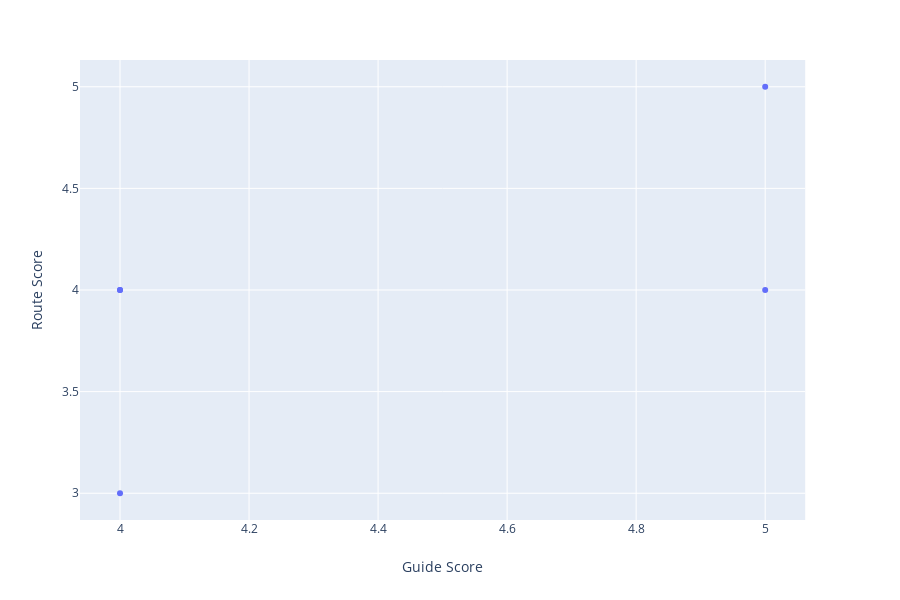

Notebook code for this chart:
### Code cell
# One plot, with guide and route scores colored differently
f = px.scatter(feedback, x="Guide Score", y="Route Score", \
               hover_data = ['Guide Name', 'Comments'])
# f = px.scatter(feedback, x="Route Score", y="Exp Score", \
#                hover_data = ['Guide Name'])
f.show()

### Figure 1 — Plotly figure (JSON) as saved in the notebook; plotly's stock layout.template omitted (floating-point values rounded to 4 significant figures)
{"data": [{"customdata": [["Lauren Gold", "Good friends, good tour, great times :)"], ["Andrew Bowen", "He has cool glasses but lame dad jokes"], ["Emily Coffee", "We <3 Emily"], ["Lauren Gold", "ya woo lauren!"], ["andrew bowen", "testing for lowercase stuff"]], "hoverlabel": {"namelength": 0}, "hovertemplate": "Guide Score=%{x}<br>Route Score=%{y}<br>Guide Name=%{customdata[0]}<br>Comments=%{customdata[1]}", "legendgroup": "", "marker": {"color": "#636efa", "symbol": "circle"}, "mode": "markers", "name": "", "showlegend": false, "type": "scatter", "x": [5, 4, 5, 4, 4], "xaxis": "x", "y": [5, 4, 4, 4, 3], "yaxis": "y"}], "layout": {"height": 600, "legend": {"tracegroupgap": 0}, "margin": {"t": 60}, "xaxis": {"anchor": "y", "domain": [0, 0.98], "title": {"text": "Guide Score"}}, "yaxis": {"anchor": "x", "domain": [0, 1], "title": {"text": "Route Score"}}}}
